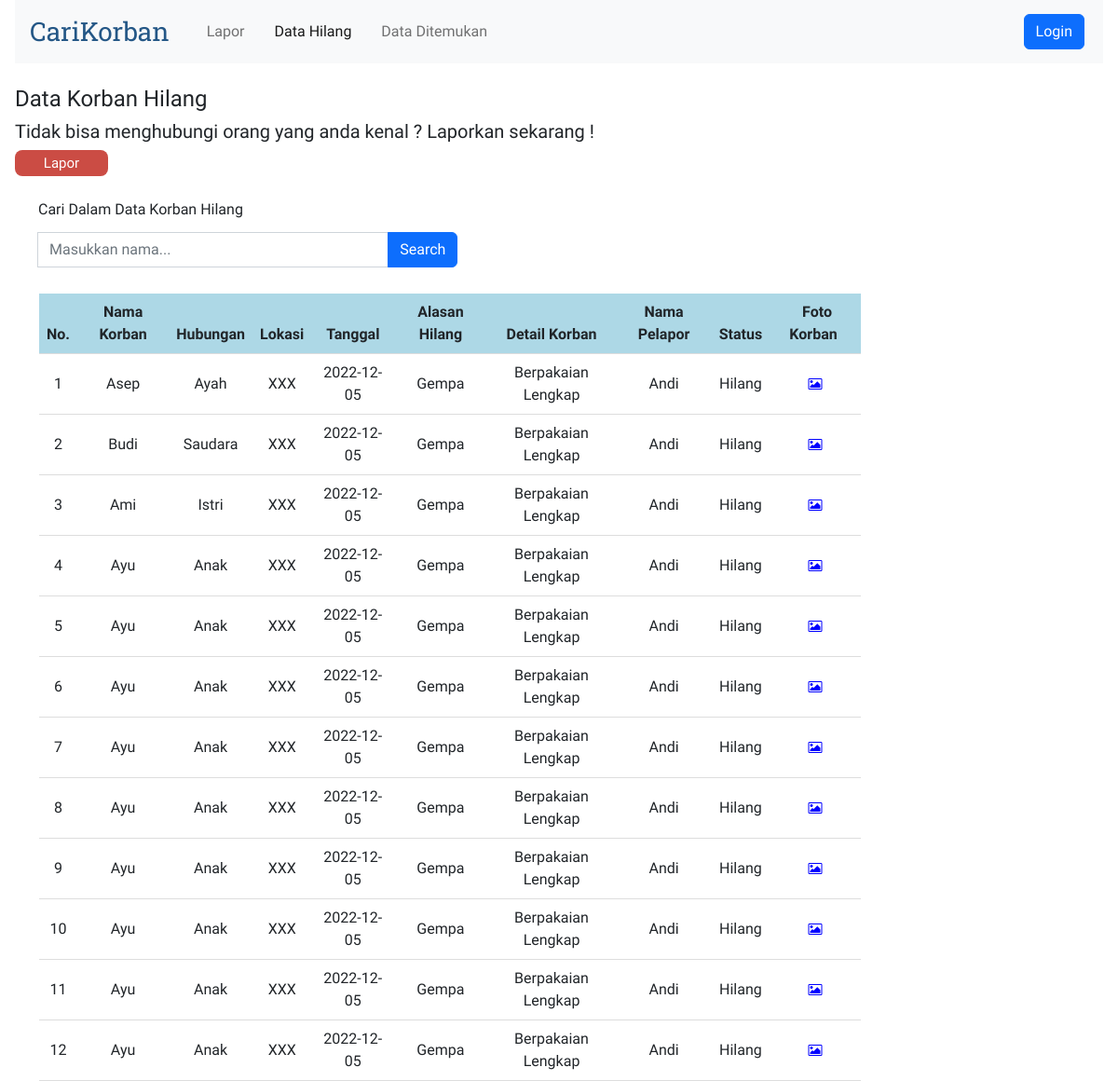
The page /views/datahilang.php on the database its author committed.
### tables this page shows
CREATE TABLE `korban` (
  `idx` int(11) NOT NULL,
  `nama_korban` varchar(30) NOT NULL,
  `hubungan` varchar(10) NOT NULL,
  `lokasi` varchar(20) NOT NULL,
  `tanggal` varchar(30) NOT NULL,
  `alasan_hilang` varchar(30) NOT NULL,
  `detail` varchar(255) NOT NULL,
  `nama_pelapor` varchar(30) NOT NULL,
  `telepon` varchar(30) NOT NULL,
  `email` varchar(30) NOT NULL,
  `status` varchar(30) NOT NULL,
  `nama_gambar` varchar(255),
  `file_gambar` longblob
);

### connection.php (called while the page is built)
<?php
abstract class Connection
{
    protected function get_connection()
    {
        $host = "localhost";
        $database = "carikorban";
        $username = "root";
        $password = "";
        $connect = new mysqli($host, $username, $password, $database);
        return $connect;
    }
}

### models/korban.php (called while the page is built, shortened)
<?php
include '..\connection.php';
class KorbanHilang extends Korban
{
    private $conn;
    public function __construct()
    {
        $this->conn = $this->get_connection();
    }
    public function tampil_data()
    {
        $sql = "SELECT * FROM korban WHERE status = 'Hilang'";
        $bind = $this->conn->query($sql);
        while ($obj = $bind->fetch_object()) {
            $baris[] = $obj;
        }
        if (!empty($baris)) {
            return $baris;
        }
    }
}

### views/datahilang.php (the view, shortened to what this page needs)
<?php
include '..\models\korban.php';
$model2 = new KorbanHilang();
$index = 1;
?>
<!doctype html>
<html lang="en">
<head>
    <link rel="stylesheet" href="https://cdnjs.cloudflare.com/ajax/libs/font-awesome/4.7.0/css/font-awesome.min.css">
    <link href="https://cdn.jsdelivr.net/npm/bootstrap@5.2.3/dist/css/bootstrap.min.css" rel="stylesheet"
>
</head>
<body>
    <div>
        <nav class="navbar navbar-expand-lg bg-light">
            <div class="container-fluid">
                <a class="navbar-brand logo" href="#">CariKorban</a>
                <div class="collapse navbar-collapse" id="navbarCollapse">
                    <ul class="navbar-nav me-auto mb-2 mb-lg-0">
                        <li class="nav-item">
                            <a class="nav-link" aria-current="page" href="lapor.php">Lapor</a>
                        </li>
                        <li class="nav-item">
                            <a class="nav-link active" href="datahilang.php">Data Hilang</a>
                        </li>
                        <li class="nav-item">
                            <a class="nav-link" href="dataditemukan.php">Data Ditemukan</a>
                        </li>
                    </ul>
                    <?php
                    if ($_SESSION['role'] == 'Admin') { ?>
                        <a href="logout.php"><button type="button"
                                class="d-flex btn btn-danger my-2 my-sm-0">Logout</button></a>
                        <?php
                    } else { ?>
                        <a href="login.php"><button type="button"
                                class="d-flex btn btn-primary my-2 my-sm-0">Login</button></a>
                        <?php
                    } ?>
                </div>
            </div>
        </nav>
        <br>
        <h4>Data Korban Hilang</h4>
        <h5>Tidak bisa menghubungi orang yang anda kenal ? Laporkan sekarang !</h5>
        <a href="lapor.php" class="btn btn-submit">Lapor</a>
        <br>
        <form action="datahilang.php" method="get">
            <br>
            <label class="form-label">Cari Dalam Data Korban Hilang</label>
            <div class="input-group my-1" style="width: 40%;">
                <br>
                <input class="form-control" type="search" name="cari" placeholder="Masukkan nama...">
                <button class="btn btn-primary" type="submit" id="button-addon2" value="cari">Search</button>
            </div>
        </form>
        <br>
        <table border="1">
            <table class="table align-middle mb-0 bg-white">
                <thead style="background-color: lightblue;">
                    <tr>
                        <th>No.</th>
                        <th>Nama Korban</th>
                        <th>Hubungan</th>
                        <th>Lokasi</th>
                        <th>Tanggal</th>
                        <th>Alasan Hilang</th>
                        <th>Detail Korban</th>
                        <th>Nama Pelapor</th>
                        <th>Status</th>
                        <?php if ($_SESSION['role'] == 'Guest') { ?>
                            <th><a title="Lihat Foto">Foto Korban</a></th>
                        <?php } else { ?>
                            <th><a title="Operasi">Operasi</a></th>
                        <?php } ?>
                    </tr>
                </thead>
                <tbody>
                    <?php
                    if (isset($_GET['cari'])) {
                        $cari = $_GET['cari'];
                        $result = $model2->search($cari);
                    } else {
                        $result = $model2->tampil_data();
                    }
                    if (!empty($result)) {
                        foreach ($result as $data): ?>
                            <tr>
                                <td>
                                    <?= $index++ ?>
                                </td>
                                <td>
                                    <?= $data->nama_korban ?>
                                </td>
                                <td>
                                    <?= $data->hubungan ?>
                                </td>
                                <td>
                                    <?= $data->lokasi ?>
                                </td>
                                <td>
                                    <?= $data->tanggal ?>
                                </td>
                                <td>
                                    <?= $data->alasan_hilang ?>
                                </td>
                                <td>
                                    <?= $data->detail ?>
                                </td>
                                <td>
                                    <?= $data->nama_pelapor ?>
                                </td>
                                <td>
                                    <?= $data->status ?>
                                </td>
                                <td>
                                    <?php if ($_SESSION['role'] == 'Guest') { ?>
                                        <a title="Lihat Foto" name="foto" id="foto" target="_blank" rel="noopener noreferrer"
                                            href="lihatfoto.php?idx=<?= $data->idx ?>"><i class="fa fa-picture-o"
                                                style="font-size:14px;color:blue"></i></a>
                                    <?php } ?>
                                </td>
                            </tr>
                        <?php endforeach;
                    } else { ?>
                        <tr>
                            <td colspan="9">Belum ada data korban hilang.</td>
                        </tr>
                    <?php } ?>
                </tbody>
            </table>
    </div>
</body>
</html>

### views/datahilang.php (style rules this page uses)
*, html, body { margin: 0 4px; padding: 0; }
body { font-family: 'Readex Pro'; }
a { text-decoration: none; }
.logo { font-family: 'Roboto Slab'; font-size: 28px; color: #245786; }
form { margin: 0 25px; }
.table { width: 75%; text-align: center; border-bottom: 1px solid #ddd; border-collapse: collapse; margin: 0 30px; }
.btn-submit { background-color: #CB4C44; color: white; border-radius: 8px; border: none; color: #FFFFFF; text-align: center; font-size: 15px; padding: 3px; width: 100px; }

### rows shown on the page
korban: nama_korban "Asep", hubungan "Ayah", lokasi "XXX", tanggal "2022-12-05", alasan_hilang "Gempa", detail "Berpakaian Lengkap", nama_pelapor "Andi", status "Hilang"
korban: nama_korban "Budi", hubungan "Saudara", lokasi "XXX", tanggal "2022-12-05", alasan_hilang "Gempa", detail "Berpakaian Lengkap", nama_pelapor "Andi", status "Hilang"
korban: nama_korban "Ami", hubungan "Istri", lokasi "XXX", tanggal "2022-12-05", alasan_hilang "Gempa", detail "Berpakaian Lengkap", nama_pelapor "Andi", status "Hilang"
korban: nama_korban "Ayu", hubungan "Anak", lokasi "XXX", tanggal "2022-12-05", alasan_hilang "Gempa", detail "Berpakaian Lengkap", nama_pelapor "Andi", status "Hilang"
korban: nama_korban "Ayu", hubungan "Anak", lokasi "XXX", tanggal "2022-12-05", alasan_hilang "Gempa", detail "Berpakaian Lengkap", nama_pelapor "Andi", status "Hilang"
korban: nama_korban "Ayu", hubungan "Anak", lokasi "XXX", tanggal "2022-12-05", alasan_hilang "Gempa", detail "Berpakaian Lengkap", nama_pelapor "Andi", status "Hilang"
korban: nama_korban "Ayu", hubungan "Anak", lokasi "XXX", tanggal "2022-12-05", alasan_hilang "Gempa", detail "Berpakaian Lengkap", nama_pelapor "Andi", status "Hilang"
korban: nama_korban "Ayu", hubungan "Anak", lokasi "XXX", tanggal "2022-12-05", alasan_hilang "Gempa", detail "Berpakaian Lengkap", nama_pelapor "Andi", status "Hilang"
korban: nama_korban "Ayu", hubungan "Anak", lokasi "XXX", tanggal "2022-12-05", alasan_hilang "Gempa", detail "Berpakaian Lengkap", nama_pelapor "Andi", status "Hilang"
korban: nama_korban "Ayu", hubungan "Anak", lokasi "XXX", tanggal "2022-12-05", alasan_hilang "Gempa", detail "Berpakaian Lengkap", nama_pelapor "Andi", status "Hilang"
korban: nama_korban "Ayu", hubungan "Anak", lokasi "XXX", tanggal "2022-12-05", alasan_hilang "Gempa", detail "Berpakaian Lengkap", nama_pelapor "Andi", status "Hilang"
korban: nama_korban "Ayu", hubungan "Anak", lokasi "XXX", tanggal "2022-12-05", alasan_hilang "Gempa", detail "Berpakaian Lengkap", nama_pelapor "Andi", status "Hilang"
